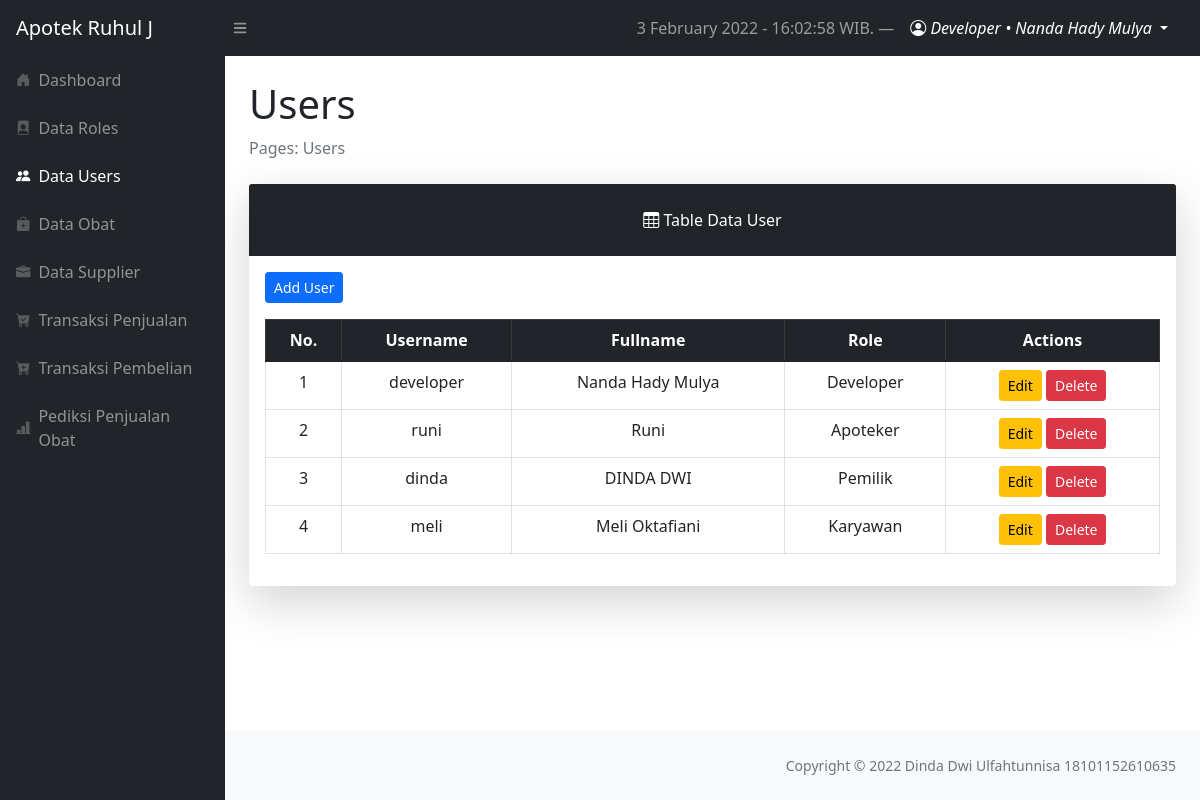
Page /layouts/dashboard/index.php?page=users (signed in) on the committed database.
### tables this page shows
CREATE TABLE `users` (
  `user_id` int(11) NOT NULL,
  `username` varchar(12) NOT NULL,
  `fullname` varchar(255) NOT NULL,
  `password` varchar(255) NOT NULL,
  `role_id` int(2) NOT NULL
);

CREATE TABLE `roles` (
  `role_id` int(11) NOT NULL,
  `role_level` varchar(50) NOT NULL
);

### config/config.php (called while the page is built, shortened)
<?php
$localhost  = "localhost";
$username   = "root";
$password   = "";
$db         = "skripsi_dinda";
$conn = mysqli_connect($localhost, $username, $password, $db);
function query($query)
{
    global $conn;
    $result = mysqli_query($conn, $query);
    while ($row = mysqli_fetch_assoc($result)) {
        $rows[] = $row;
    }
    return $rows;
}

### layouts/dashboard/users/index.php (the view, shortened to what this page needs)
<?php
require '../../config/config.php';
$users = query("SELECT * FROM users INNER JOIN roles ON roles.role_id = users.role_id");
$no = 1
?>
<main>
    <div class="container-fluid px-4">
        <h1 class="mt-4">Users</h1>
        <ol class="breadcrumb mb-4">
            <li class="breadcrumb-item active">Pages: Users</li>
        </ol>
        <div class="card shadow-lg border-0 mb-4">
            <div class="card-header border-0 text-center p-4 bg-dark text-white">
                <i class="bi bi-table"></i>
                Table Data User
            </div>
            <div class="card-body border-0">
                <a href="?page=users/create" class="btn btn-sm btn-primary mb-3">Add User</a>
                <table class="table table-bordered table-hover table-responsive-sm text-center rounded">
                    <thead class="table-dark">
                        <th scope="col">No.</th>
                        <th scope="col">Username</th>
                        <th scope="col">Fullname</th>
                        <th scope="col">Role</th>
                        <th scope="col">Actions</th>
                    </thead>
                    <tbody>
                        <?php foreach ($users as $user) : ?>
                            <tr>
                                <td><?= $no++; ?></td>
                                <td><?= $user['username']; ?></td>
                                <td class="text-capitalize"><?= $user['fullname']; ?></td>
                                <td class="text-capitalize"><?= $user['role_level']; ?>
                                </td>
                                <td>
                                    <a href="index.php?page=users/update&id=<?= $user['user_id'] ?>" class="btn btn-sm btn-warning">Edit</a>
                                    <a href="index.php?page=users/delete&id=<?= $user['user_id'] ?>" class="btn btn-sm btn-danger" onclick="return confirm('Are you sure to delete user?')">Delete</a>
                                </td>
                            </tr>
                        <?php endforeach; ?>
                    </tbody>
                </table>
            </div>
        </div>
</main>

### rows in the picture
users: username "developer", fullname "Nanda Hady Mulya", role.role_level "Developer"
users: username "runi", fullname "Runi", role.role_level "Apoteker"
users: username "dinda", fullname "DINDA DWI", role.role_level "Pemilik"
users: username "meli", fullname "Meli Oktafiani", role.role_level "Karyawan"

### other values in the picture
$timenow "3 February 2022 - 16:02:58"
$_SESSION['username'] "Developer"
$_SESSION['fullname'] "Nanda Hady Mulya"
